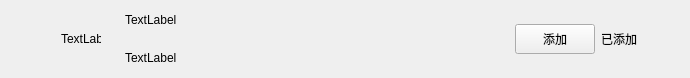
<?xml version="1.0" encoding="UTF-8"?>
<ui version="4.0">
 <class>ApplyFriendItem</class>
 <widget class="QWidget" name="ApplyFriendItem">
  <property name="geometry">
   <rect>
    <x>0</x>
    <y>0</y>
    <width>690</width>
    <height>78</height>
   </rect>
  </property>
  <property name="minimumSize">
   <size>
    <width>0</width>
    <height>70</height>
   </size>
  </property>
  <property name="maximumSize">
   <size>
    <width>16777215</width>
    <height>78</height>
   </size>
  </property>
  <property name="windowTitle">
   <string>Form</string>
  </property>
  <layout class="QHBoxLayout" name="horizontalLayout">
   <property name="topMargin">
    <number>0</number>
   </property>
   <property name="rightMargin">
    <number>0</number>
   </property>
   <property name="bottomMargin">
    <number>0</number>
   </property>
   <item>
    <spacer name="horizontalSpacer">
     <property name="orientation">
      <enum>Qt::Horizontal</enum>
     </property>
     <property name="sizeType">
      <enum>QSizePolicy::Fixed</enum>
     </property>
     <property name="sizeHint" stdset="0">
      <size>
       <width>50</width>
       <height>20</height>
      </size>
     </property>
    </spacer>
   </item>
   <item>
    <widget class="QLabel" name="icon_lb">
     <property name="minimumSize">
      <size>
       <width>40</width>
       <height>40</height>
      </size>
     </property>
     <property name="maximumSize">
      <size>
       <width>40</width>
       <height>40</height>
      </size>
     </property>
     <property name="text">
      <string>TextLabel</string>
     </property>
    </widget>
   </item>
   <item>
    <widget class="QWidget" name="widget" native="true">
     <layout class="QHBoxLayout" name="horizontalLayout_2">
      <property name="topMargin">
       <number>2</number>
      </property>
      <property name="bottomMargin">
       <number>2</number>
      </property>
      <item>
       <widget class="QWidget" name="widget_2" native="true">
        <layout class="QVBoxLayout" name="verticalLayout">
         <property name="spacing">
          <number>10</number>
         </property>
         <property name="topMargin">
          <number>2</number>
         </property>
         <property name="bottomMargin">
          <number>2</number>
         </property>
         <item>
          <widget class="QLabel" name="user_name_lb">
           <property name="minimumSize">
            <size>
             <width>100</width>
             <height>25</height>
            </size>
           </property>
           <property name="maximumSize">
            <size>
             <width>250</width>
             <height>25</height>
            </size>
           </property>
           <property name="text">
            <string>TextLabel</string>
           </property>
          </widget>
         </item>
         <item>
          <widget class="QLabel" name="user_chat_lb">
           <property name="minimumSize">
            <size>
             <width>100</width>
             <height>25</height>
            </size>
           </property>
           <property name="maximumSize">
            <size>
             <width>250</width>
             <height>25</height>
            </size>
           </property>
           <property name="text">
            <string>TextLabel</string>
           </property>
          </widget>
         </item>
        </layout>
       </widget>
      </item>
      <item>
       <spacer name="horizontalSpacer_3">
        <property name="orientation">
         <enum>Qt::Horizontal</enum>
        </property>
        <property name="sizeHint" stdset="0">
         <size>
          <width>40</width>
          <height>20</height>
         </size>
        </property>
       </spacer>
      </item>
      <item>
       <widget class="ClickedBtn" name="addBtn">
        <property name="minimumSize">
         <size>
          <width>80</width>
          <height>30</height>
         </size>
        </property>
        <property name="maximumSize">
         <size>
          <width>80</width>
          <height>30</height>
         </size>
        </property>
        <property name="text">
         <string>添加</string>
        </property>
       </widget>
      </item>
      <item>
       <widget class="QLabel" name="already_add_lb">
        <property name="minimumSize">
         <size>
          <width>40</width>
          <height>0</height>
         </size>
        </property>
        <property name="text">
         <string>已添加</string>
        </property>
       </widget>
      </item>
      <item>
       <spacer name="horizontalSpacer_2">
        <property name="orientation">
         <enum>Qt::Horizontal</enum>
        </property>
        <property name="sizeType">
         <enum>QSizePolicy::Fixed</enum>
        </property>
        <property name="sizeHint" stdset="0">
         <size>
          <width>40</width>
          <height>20</height>
         </size>
        </property>
       </spacer>
      </item>
     </layout>
    </widget>
   </item>
  </layout>
 </widget>
 <customwidgets>
  <customwidget>
   <class>ClickedBtn</class>
   <extends>QPushButton</extends>
   <header location="global">clickedbtn.h</header>
  </customwidget>
 </customwidgets>
 <resources/>
 <connections/>
</ui>
